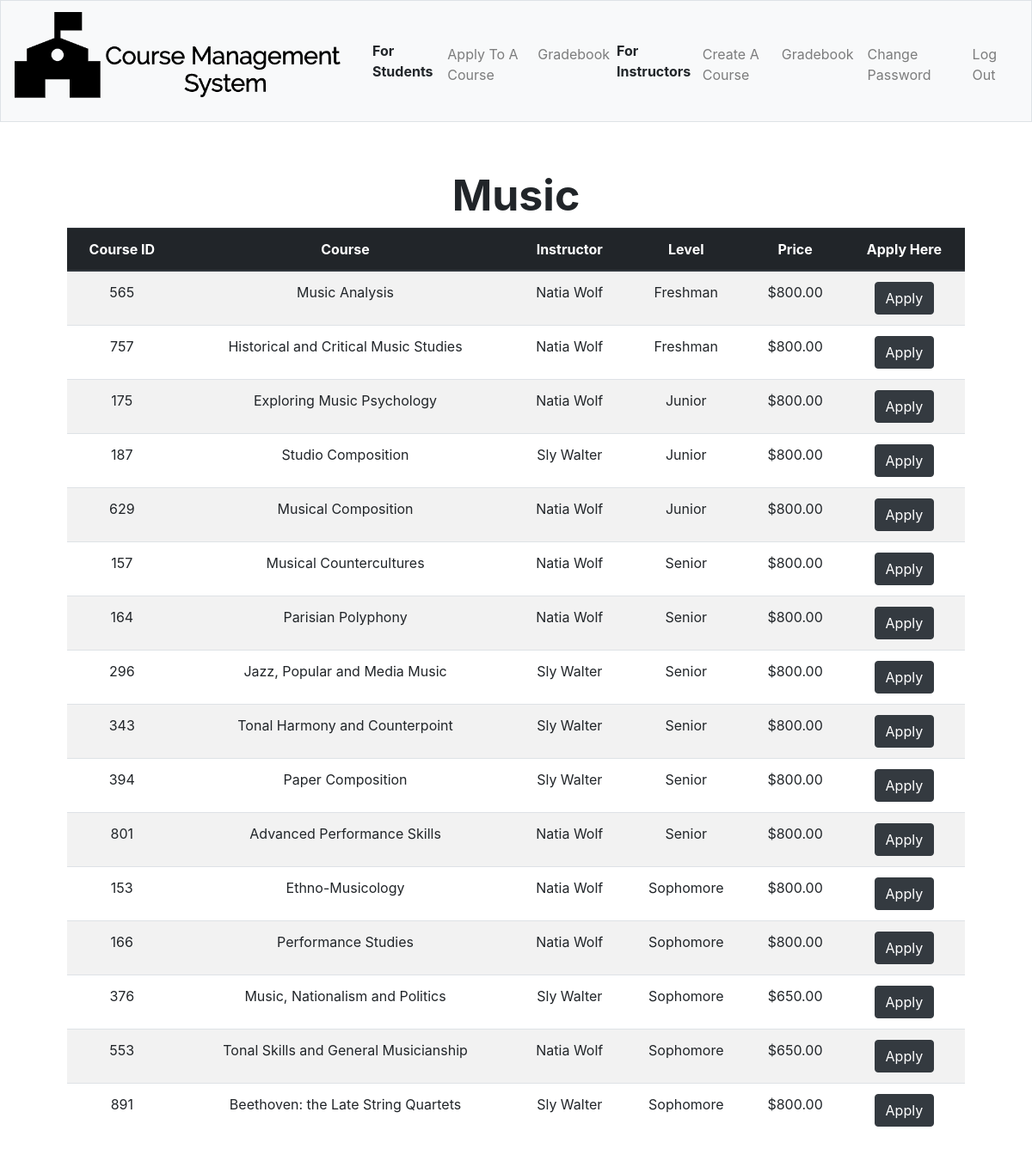
The app's page /music (signed in) with its own data.
### tables this page shows
CREATE TABLE 'courses' ('id' integer PRIMARY KEY NOT NULL, 'instructor' text, 'name' text, 'total' INTEGER, 'subject' text, 'price' integer DEFAULT 650, 'level' text);

### application.py (the view, shortened to what this page needs)
@app.route("/music", methods=["GET", "POST"])
@login_required
def music():
    if request.method =="GET":
        courses=db.execute("SELECT * FROM courses WHERE subject = 'Music' ORDER BY courses.level, courses.id")
        return render_template("subjects/music.html", courses=courses)

### application.py (called while the page is built)
@app.after_request
def after_request(response):
    response.headers["Cache-Control"] = "no-cache, no-store, must-revalidate"
    response.headers["Expires"] = 0
    response.headers["Pragma"] = "no-cache"
    return response

### helpers.py (called while the page is built)
def login_required(f):
    @wraps(f)
    def decorated_function(*args, **kwargs):
        if session.get("user_id") is None:
            return redirect("/login")
        return f(*args, **kwargs)
    return decorated_function

def usd(value):
    return f"${value:,.2f}"

### templates/subjects/music.html (shortened to what this page needs)
{% extends "layout.html" %}
{% block main %}
<div style = "font-size: 50px; text-align:middle;"> <b> Music</b></div>
<table class="table table-striped">
        <thead class="thead-dark">
            <tr>
                <th>Course ID</th>
                <th>Course</th>
                <th>Instructor</th>
                <th>Level</th>
                <th>Price</th>
                <th>Apply Here</th>
            </tr>
        </thead>
        <tbody>
 <tbody>
                {% for row in courses %}
                <tr>
                    <td>{{row["id"]}}</td>
                    <td>{{row["name"]}}</td>
                    <td>{{row["instructor"]}}</td>
                    <td>{{row["level"]}}</td>
                    <td>{{row["price"]|usd}}</td>
                    <form action="/music" method="post">
                    <td><button class="btn btn-dark" name = "cid" type="submit" value = "{{row['id']}}">Apply</button></td>
                            </form>
                </tr>
                {% endfor %}
        </tbody>
    </table>
{% endblock %}

### records on screen
courses: id "565", name "Music Analysis", instructor "Natia Wolf", level "Freshman", price "$800.00"
courses: id "757", name "Historical and Critical Music Studies", instructor "Natia Wolf", level "Freshman", price "$800.00"
courses: id "175", name "Exploring Music Psychology", instructor "Natia Wolf", level "Junior", price "$800.00"
courses: id "187", name "Studio Composition", instructor "Sly Walter", level "Junior", price "$800.00"
courses: id "629", name "Musical Composition", instructor "Natia Wolf", level "Junior", price "$800.00"
courses: id "157", name "Musical Countercultures", instructor "Natia Wolf", level "Senior", price "$800.00"
courses: id "164", name "Parisian Polyphony", instructor "Natia Wolf", level "Senior", price "$800.00"
courses: id "296", name "Jazz, Popular and Media Music", instructor "Sly Walter", level "Senior", price "$800.00"
courses: id "343", name "Tonal Harmony and Counterpoint", instructor "Sly Walter", level "Senior", price "$800.00"
courses: id "394", name "Paper Composition", instructor "Sly Walter", level "Senior", price "$800.00"
courses: id "801", name "Advanced Performance Skills", instructor "Natia Wolf", level "Senior", price "$800.00"
courses: id "153", name "Ethno-Musicology", instructor "Natia Wolf", level "Sophomore", price "$800.00"
courses: id "166", name "Performance Studies", instructor "Natia Wolf", level "Sophomore", price "$800.00"
courses: id "376", name "Music, Nationalism and Politics", instructor "Sly Walter", level "Sophomore", price "$650.00"
courses: id "553", name "Tonal Skills and General Musicianship", instructor "Natia Wolf", level "Sophomore", price "$650.00"
courses: id "891", name "Beethoven: the Late String Quartets", instructor "Sly Walter", level "Sophomore", price "$800.00"
